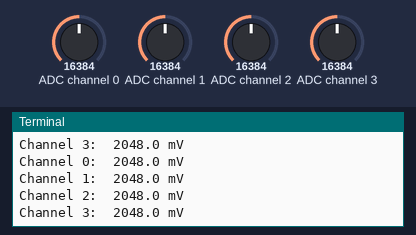
Recording of a program running on a simulated Raspberry Pi (BCM pin numbers). Shown: the last lines printed to the terminal. Inputs (shaded band) come from the test bench; at power-on: ADC channel 0 = 16384, ADC channel 1 = 16384, ADC channel 2 = 16384, ADC channel 3 = 16384 (analog values on the 0–32767 scale).

Above: at 1.2 s.
1.3 s: ADC channel 0 set to 22936
2.8 s: ADC channel 1 set to 22936
At 3.7 s:
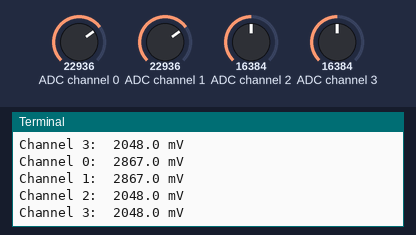
4.3 s: ADC channel 2 set to 22936
At 4.8 s:
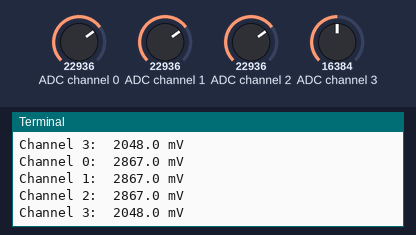
5.8 s: ADC channel 3 set to 22936
At 6.4 s:
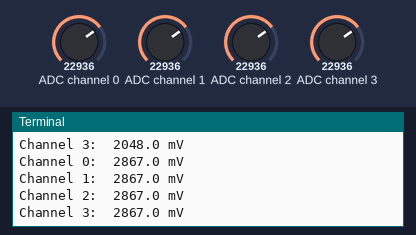
7.3 s: ADC channel 0 set to 31783
8.8 s: ADC channel 1 set to 31783
At 9.6 s:
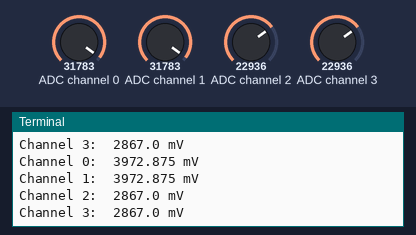
Timing chart, 0 to 11.3 s (numbered marks = the images above; inputs shaded):
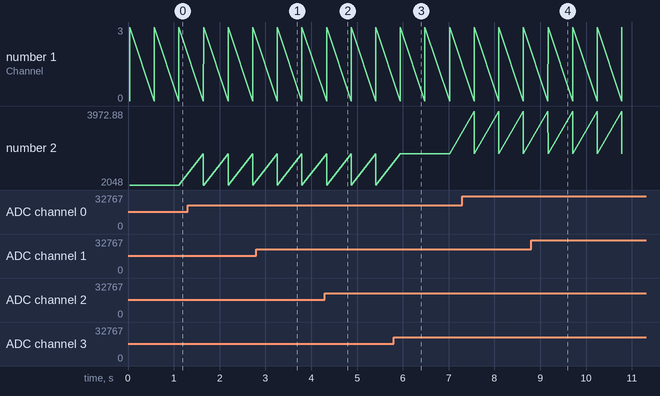

Measured:
- after the input at 2.8 s, the terminal: prints a new line after 0.46 s (image 1)
- after the input at 4.3 s, the terminal: prints a new line at once (image 2)
- after the input at 5.8 s, the terminal: prints a new line after 0.15 s (image 3)
- after the input at 8.8 s, the terminal: prints a new line after 0.37 s (image 4)

The program:

KY-035pi.py
```python
from Adafruit_ADS1x15 import ADS1x15
from time import sleep
import time, signal, sys, os
import RPi.GPIO as GPIO

GPIO.setmode(GPIO.BCM)
GPIO.setwarnings(False)

retraso = 0.5
ADS1115 = 0x01
gain = 4096
sps = 64
adc_channel_0 = 0
adc_channel_1 = 1
adc_channel_2 = 2
adc_channel_3 = 3
adc = ADS1x15(ic=ADS1115)

try:
    while True:
        adc0 = adc.readADCSingleEnded(adc_channel_0, gain, sps)
        adc1 = adc.readADCSingleEnded(adc_channel_1, gain, sps)
        adc2 = adc.readADCSingleEnded(adc_channel_2, gain, sps)
        adc3 = adc.readADCSingleEnded(adc_channel_3, gain, sps)
        print("Channel 0: ", adc0, "mV ")
        print("Channel 1: ", adc1, "mV ")
        print("Channel 2: ", adc2, "mV ")
        print("Channel 3: ", adc3, "mV ")
        time.sleep(retraso)

except KeyboardInterrupt:
    GPIO.cleanup()
```
